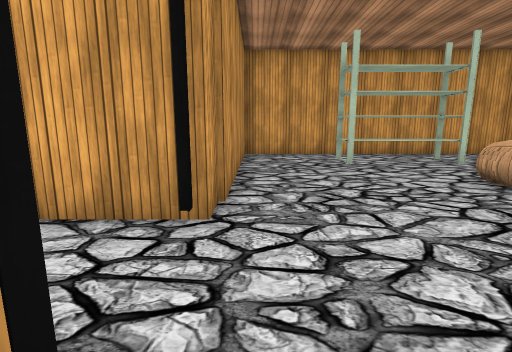
View 1 (above)

18 first-person views from a walk through a 3-D level made in the Unity game engine. The camera is 1.2 m above the floor, tilts 10° down and sees 85° across. Doors are open. The floor is counted in squares, 1 m on a side. Each view is taken from the middle of a square. On the plan, view 1 faces up. The plan holds only what a view shows up to about 13 squares ahead; the rest is blank. The place goes on beyond the plan. The player character is not drawn. Some animated figures are left out. Some surface patterns are stand-ins.

View 2
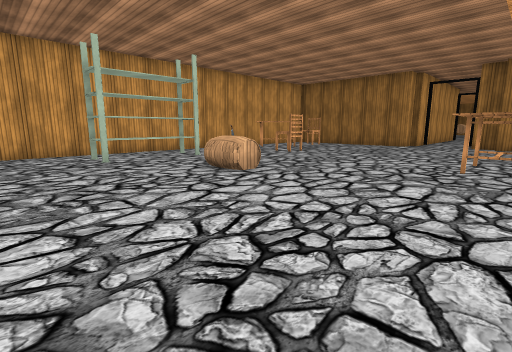

View 3
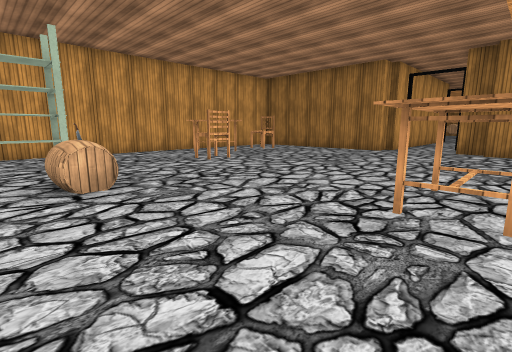

View 4
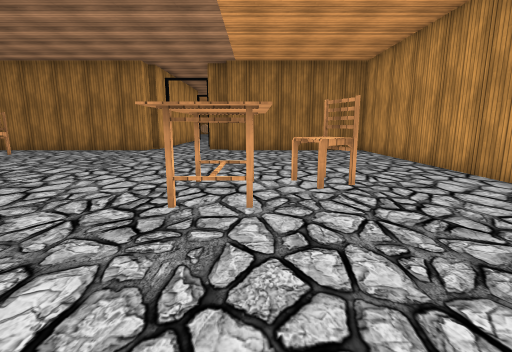

View 5
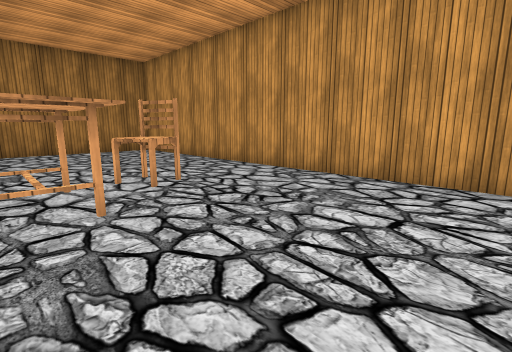

View 6
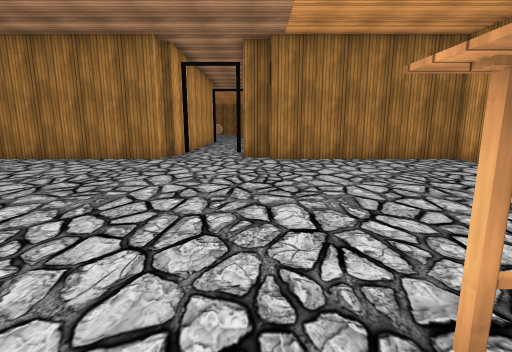

View 7
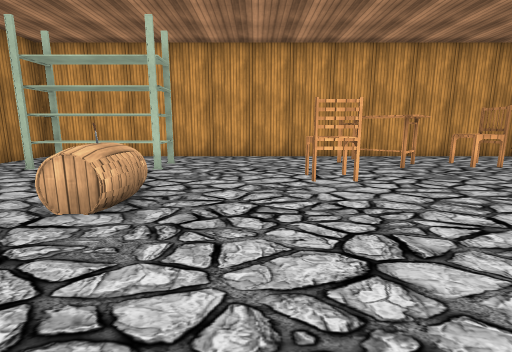

View 8
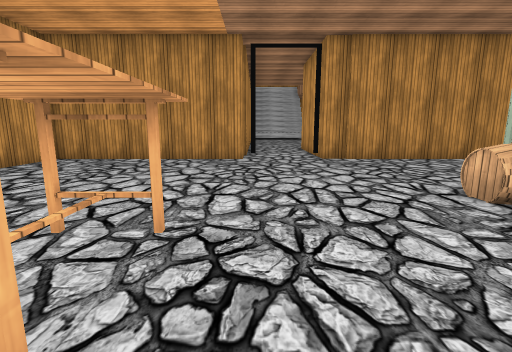

View 9
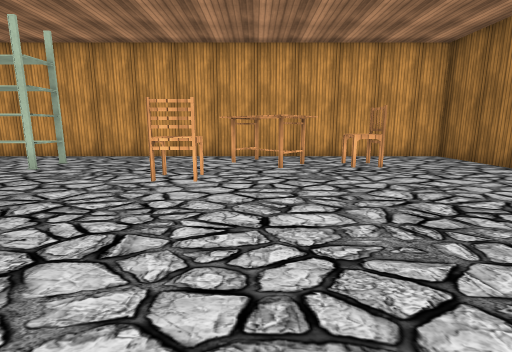

View 10
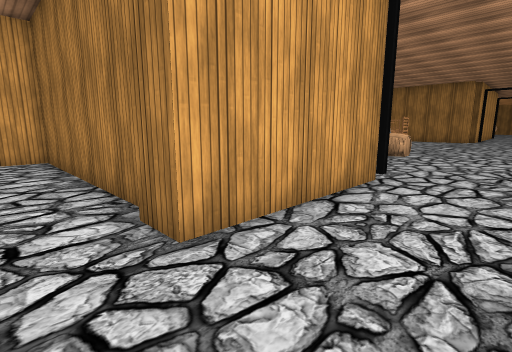

View 11
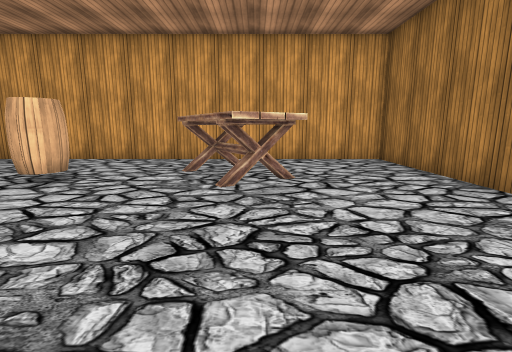

View 12
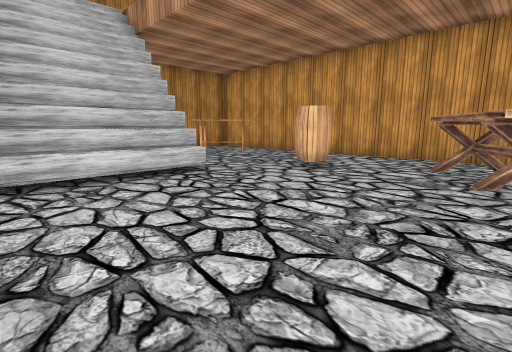

View 13
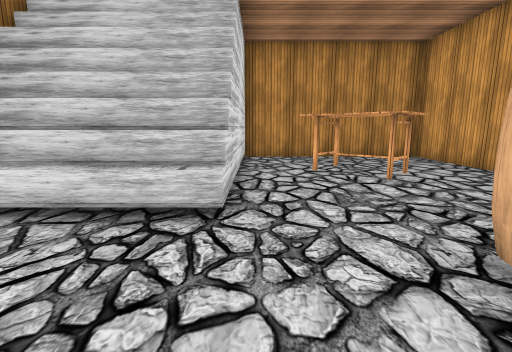

View 14
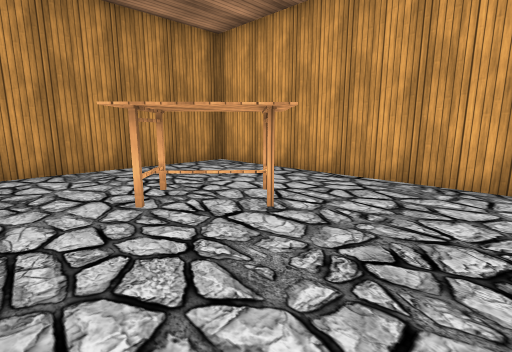

View 15
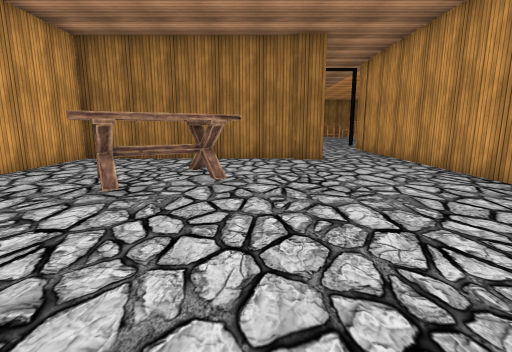

View 16
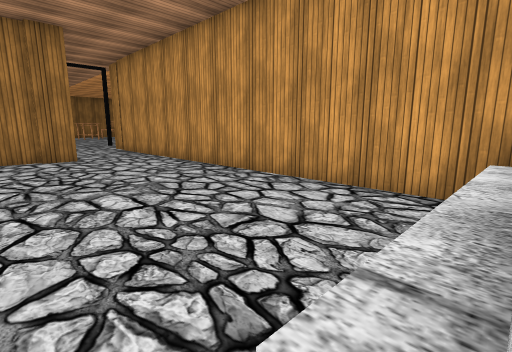

View 17
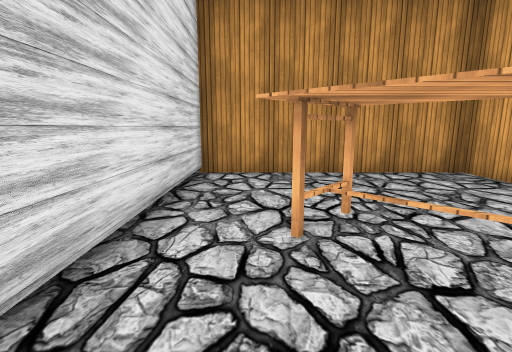

View 18
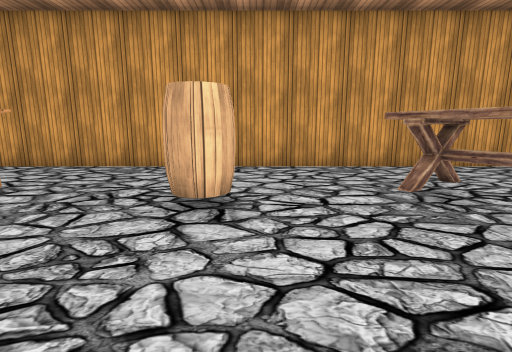

### Floor plan
Points are (right, up) in squares from view 1. A wall is a line through its corners. A room is listed if a view was taken in it or the views show most of it. See-through windows are left out.
Room 1 (views 1, 2, 3, 4, 5, 6, 7, 8, 9)
walls: (-0.5, 0.6) (-0.5, -6.5) (1.9, -6.5); (19.1, 0.5) (19.1, 1.5); (19.4, 4.2) (19.4, 4.6) (18.5, 4.6) (18.5, 12.5) (-0.5, 12.5) (-0.5, 3.5); (4.1, -6.5) (18.5, -6.5) (18.5, 0.5)
ways out: open door at (-1, 2) to room 2
objects: rack (3, 8) to (6, 8); barrel (5, 5) to (6, 6); table (7, -1) to (9, 0); stool (9, -2); stool (9, 6) to (10, 7); table (10, 8) to (12, 10); stool (14, 8) to (14, 9)
Room 2 (views 10, 11, 12, 13, 14, 15, 16, 17, 18)
walls: (-17, 5.6) (-17, 1.2); (-17.6, 5.6) (-17.6, 1.4); (-18.1, 4.1) (-18.1, 1.5); (-16.9, 0.6) (-1.9, 0.6); (-5.4, 4.5) (-5.4, 12.5) (-24.4, 12.5) (-24.4, 5.6) (-16.6, 5.6); (-0.5, 3.5) (-5.6, 3.5) (-5.6, 4.6)
low walls: (-16.6, 5.6) (-16.6, 1.1)
ways out: open door at (-1, 2) to room 1
objects: table (-20, 7) to (-18, 9); barrel (-15, 8) to (-15, 9); table (-12, 7) to (-9, 9)

Positions as (right, up) in squares from view 1, and headings:
1: (0, 0), facing up
2: (0, -1), facing up-right
3: (4, -1), facing up-right
4: (4, -1), facing right
5: (4, 0), facing down-right
6: (8, 1), facing right
7: (8, 1), facing up
8: (10, 1), facing left
9: (11, 1), facing up
10: (-7, 1), facing up-right
11: (-10, 2), facing up
12: (-10, 1), facing up-left
13: (-13, 6), facing left
14: (-16, 6), facing up-left
15: (-16, 6), facing right
16: (-17, 6), facing down-right
17: (-17, 7), facing left
18: (-14, 4), facing up
